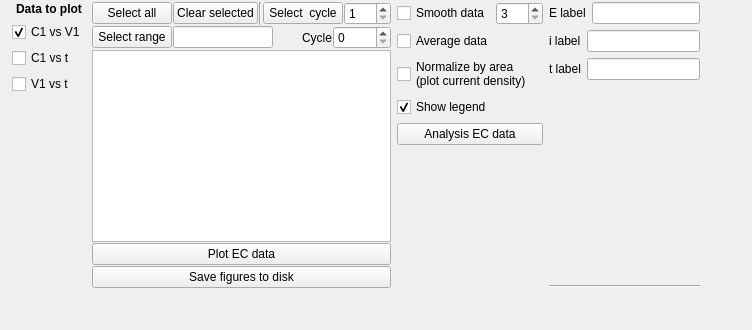
       <widget class="QWidget" name="plotdataTab">
        <attribute name="title">
         <string>Plot Data</string>
        </attribute>
        <layout class="QVBoxLayout" name="verticalLayout_30">
         <property name="leftMargin">
          <number>12</number>
         </property>
         <property name="topMargin">
          <number>2</number>
         </property>
         <property name="rightMargin">
          <number>12</number>
         </property>
         <property name="bottomMargin">
          <number>2</number>
         </property>
         <item>
          <layout class="QVBoxLayout" name="verticalLayout_29">
           <item>
            <layout class="QHBoxLayout" name="horizontalLayout_20">
             <item>
              <layout class="QVBoxLayout" name="verticalLayout_23">
               <item>
                <widget class="QLabel" name="label_22">
                 <property name="text">
                  <string>&lt;html&gt;&lt;head/&gt;&lt;body&gt;&lt;p&gt;&lt;span style=&quot; font-weight:600;&quot;&gt;Data to plot&lt;/span&gt;&lt;/p&gt;&lt;/body&gt;&lt;/html&gt;</string>
                 </property>
                 <property name="alignment">
                  <set>Qt::AlignCenter</set>
                 </property>
                </widget>
               </item>
               <item>
                <widget class="QCheckBox" name="iEdataCBox">
                 <property name="text">
                  <string>C1 vs V1</string>
                 </property>
                 <property name="checked">
                  <bool>true</bool>
                 </property>
                </widget>
               </item>
               <item>
                <widget class="QCheckBox" name="itdataChBox">
                 <property name="text">
                  <string>C1 vs t</string>
                 </property>
                </widget>
               </item>
               <item>
                <widget class="QCheckBox" name="EtdataChBox">
                 <property name="text">
                  <string>V1 vs t</string>
                 </property>
                </widget>
               </item>
               <item>
                <spacer name="verticalSpacer_4">
                 <property name="orientation">
                  <enum>Qt::Vertical</enum>
                 </property>
                 <property name="sizeHint" stdset="0">
                  <size>
                   <width>20</width>
                   <height>40</height>
                  </size>
                 </property>
                </spacer>
               </item>
              </layout>
             </item>
             <item>
              <layout class="QVBoxLayout" name="verticalLayout_24">
               <property name="spacing">
                <number>1</number>
               </property>
               <property name="topMargin">
                <number>0</number>
               </property>
               <item>
                <layout class="QHBoxLayout" name="horizontalLayout_23">
                 <property name="spacing">
                  <number>1</number>
                 </property>
                 <item>
                  <widget class="QPushButton" name="selectAllBtn">
                   <property name="text">
                    <string>Select all</string>
                   </property>
                  </widget>
                 </item>
                 <item>
                  <widget class="QPushButton" name="clearSelectedBtn">
                   <property name="text">
                    <string>Clear selected</string>
                   </property>
                  </widget>
                 </item>
                 <item>
                  <widget class="Line" name="line_8">
                   <property name="orientation">
                    <enum>Qt::Vertical</enum>
                   </property>
                  </widget>
                 </item>
                 <item>
                  <widget class="QPushButton" name="selectCyclesBtn">
                   <property name="text">
                    <string>Select  cycle</string>
                   </property>
                  </widget>
                 </item>
                 <item>
                  <widget class="QSpinBox" name="selectCyclesSpin">
                   <property name="minimum">
                    <number>1</number>
                   </property>
                   <property name="maximum">
                    <number>300</number>
                   </property>
                  </widget>
                 </item>
                </layout>
               </item>
               <item>
                <layout class="QHBoxLayout" name="horizontalLayout_18">
                 <property name="spacing">
                  <number>1</number>
                 </property>
                 <property name="topMargin">
                  <number>0</number>
                 </property>
                </layout>
               </item>
               <item>
                <layout class="QHBoxLayout" name="horizontalLayout_19">
                 <property name="spacing">
                  <number>1</number>
                 </property>
                 <property name="topMargin">
                  <number>0</number>
                 </property>
                 <item>
                  <widget class="QPushButton" name="selectRangeBtn">
                   <property name="text">
                    <string>Select range</string>
                   </property>
                  </widget>
                 </item>
                 <item>
                  <widget class="QLineEdit" name="selectRangeLE">
                   <property name="maximumSize">
                    <size>
                     <width>100</width>
                     <height>16777215</height>
                    </size>
                   </property>
                   <property name="maxLength">
                    <number>20</number>
                   </property>
                   <property name="clearButtonEnabled">
                    <bool>true</bool>
                   </property>
                  </widget>
                 </item>
                 <item>
                  <widget class="QLabel" name="label_21">
                   <property name="text">
                    <string>Cycle</string>
                   </property>
                   <property name="alignment">
                    <set>Qt::AlignRight|Qt::AlignTrailing|Qt::AlignVCenter</set>
                   </property>
                  </widget>
                 </item>
                 <item>
                  <widget class="QSpinBox" name="selectRangeCycleSpin"/>
                 </item>
                </layout>
               </item>
               <item>
                <widget class="QListWidget" name="dataListWidget">
                 <property name="sizePolicy">
                  <sizepolicy hsizetype="Preferred" vsizetype="Expanding">
                   <horstretch>0</horstretch>
                   <verstretch>0</verstretch>
                  </sizepolicy>
                 </property>
                </widget>
               </item>
               <item>
                <widget class="QPushButton" name="plotECdataButton">
                 <property name="text">
                  <string>Plot EC data</string>
                 </property>
                </widget>
               </item>
               <item>
                <widget class="QPushButton" name="saveECdataButton">
                 <property name="text">
                  <string>Save figures to disk</string>
                 </property>
                </widget>
               </item>
              </layout>
             </item>
             <item>
              <layout class="QVBoxLayout" name="verticalLayout_28">
               <item>
                <layout class="QHBoxLayout" name="horizontalLayout_21">
                 <item>
                  <widget class="QCheckBox" name="smoothECdataChBox">
                   <property name="text">
                    <string>Smooth data</string>
                   </property>
                  </widget>
                 </item>
                 <item>
                  <widget class="QSpinBox" name="smoothECdataSBox">
                   <property name="minimum">
                    <number>3</number>
                   </property>
                   <property name="maximum">
                    <number>900</number>
                   </property>
                   <property name="singleStep">
                    <number>2</number>
                   </property>
                  </widget>
                 </item>
                </layout>
               </item>
               <item>
                <widget class="QCheckBox" name="averagedataChBox">
                 <property name="text">
                  <string>Average data</string>
                 </property>
                </widget>
               </item>
               <item>
                <widget class="QCheckBox" name="normalizeECdataAreaChBox">
                 <property name="text">
                  <string>Normalize by area
(plot current density)</string>
                 </property>
                </widget>
               </item>
               <item>
                <widget class="QCheckBox" name="showECdataLegendChBox">
                 <property name="text">
                  <string>Show legend</string>
                 </property>
                 <property name="checked">
                  <bool>true</bool>
                 </property>
                </widget>
               </item>
               <item>
                <widget class="QPushButton" name="analysisECBtn">
                 <property name="text">
                  <string>Analysis EC data</string>
                 </property>
                </widget>
               </item>
               <item>
                <spacer name="verticalSpacer_5">
                 <property name="orientation">
                  <enum>Qt::Vertical</enum>
                 </property>
                 <property name="sizeHint" stdset="0">
                  <size>
                   <width>20</width>
                   <height>40</height>
                  </size>
                 </property>
                </spacer>
               </item>
              </layout>
             </item>
             <item>
              <layout class="QVBoxLayout" name="verticalLayout_34">
               <item>
                <layout class="QHBoxLayout" name="horizontalLayout_5">
                 <item>
                  <widget class="QLabel" name="label_35">
                   <property name="text">
                    <string>E label</string>
                   </property>
                  </widget>
                 </item>
                 <item>
                  <widget class="QLineEdit" name="ElabelLE"/>
                 </item>
                </layout>
               </item>
               <item>
                <layout class="QHBoxLayout" name="horizontalLayout_7">
                 <item>
                  <widget class="QLabel" name="label_37">
                   <property name="text">
                    <string>i label</string>
                   </property>
                  </widget>
                 </item>
                 <item>
                  <widget class="QLineEdit" name="ilabelLE"/>
                 </item>
                </layout>
               </item>
               <item>
                <layout class="QHBoxLayout" name="horizontalLayout_16">
                 <item>
                  <widget class="QLabel" name="label_39">
                   <property name="text">
                    <string>t label</string>
                   </property>
                  </widget>
                 </item>
                 <item>
                  <widget class="QLineEdit" name="tlabelLE"/>
                 </item>
                </layout>
               </item>
               <item>
                <spacer name="verticalSpacer_6">
                 <property name="orientation">
                  <enum>Qt::Vertical</enum>
                 </property>
                 <property name="sizeHint" stdset="0">
                  <size>
                   <width>20</width>
                   <height>40</height>
                  </size>
                 </property>
                </spacer>
               </item>
               <item>
                <widget class="Line" name="line">
                 <property name="orientation">
                  <enum>Qt::Horizontal</enum>
                 </property>
                </widget>
               </item>
              </layout>
             </item>
             <item>
              <spacer name="horizontalSpacer_2">
               <property name="orientation">
                <enum>Qt::Horizontal</enum>
               </property>
               <property name="sizeHint" stdset="0">
                <size>
                 <width>40</width>
                 <height>20</height>
                </size>
               </property>
              </spacer>
             </item>
            </layout>
           </item>
          </layout>
         </item>
         <item>
          <spacer name="verticalSpacer_3">
           <property name="orientation">
            <enum>Qt::Vertical</enum>
           </property>
           <property name="sizeHint" stdset="0">
            <size>
             <width>20</width>
             <height>40</height>
            </size>
           </property>
          </spacer>
         </item>
        </layout>
       </widget>
